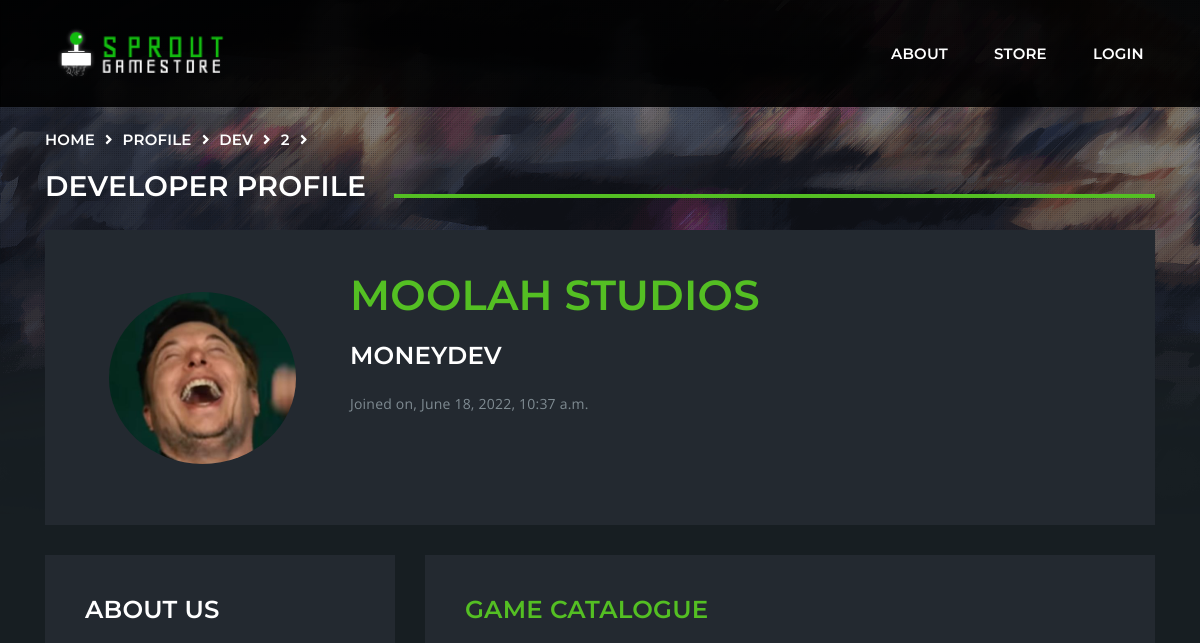
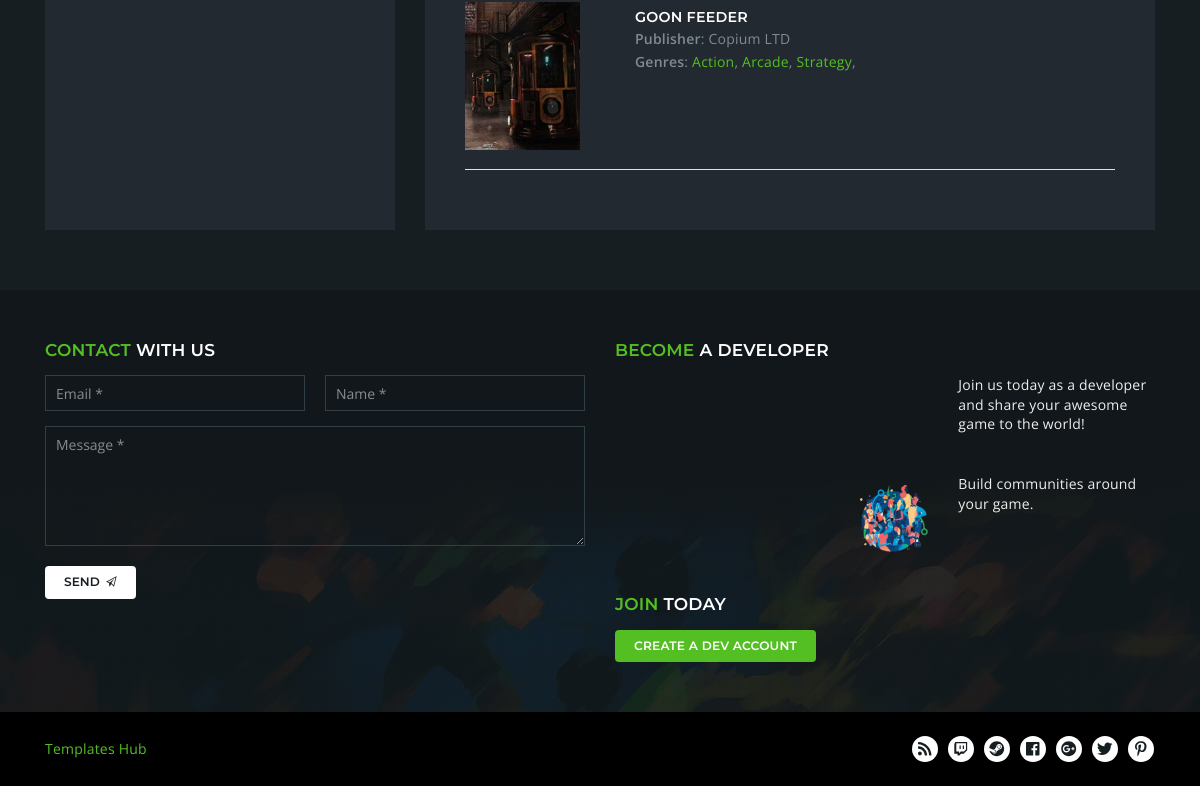
Page /profile/dev/2/ on the earlier database version (2 pictures, top to bottom).
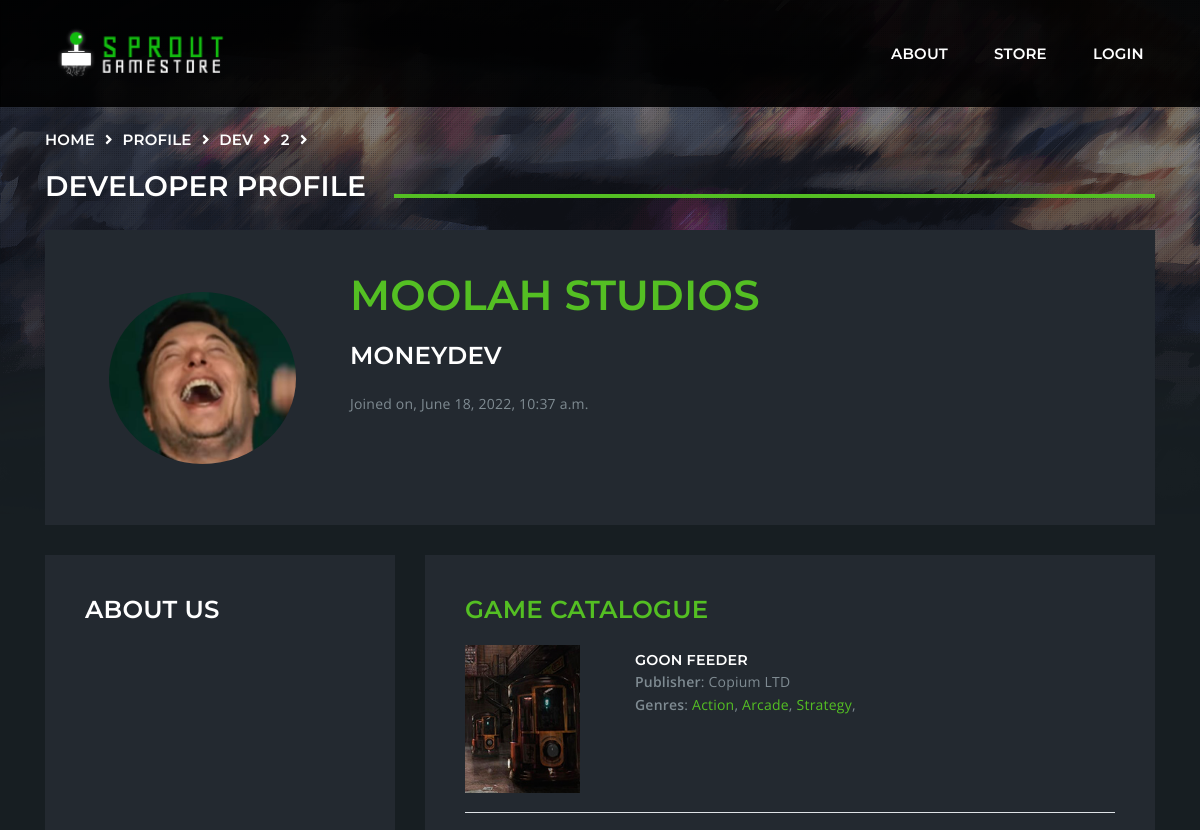
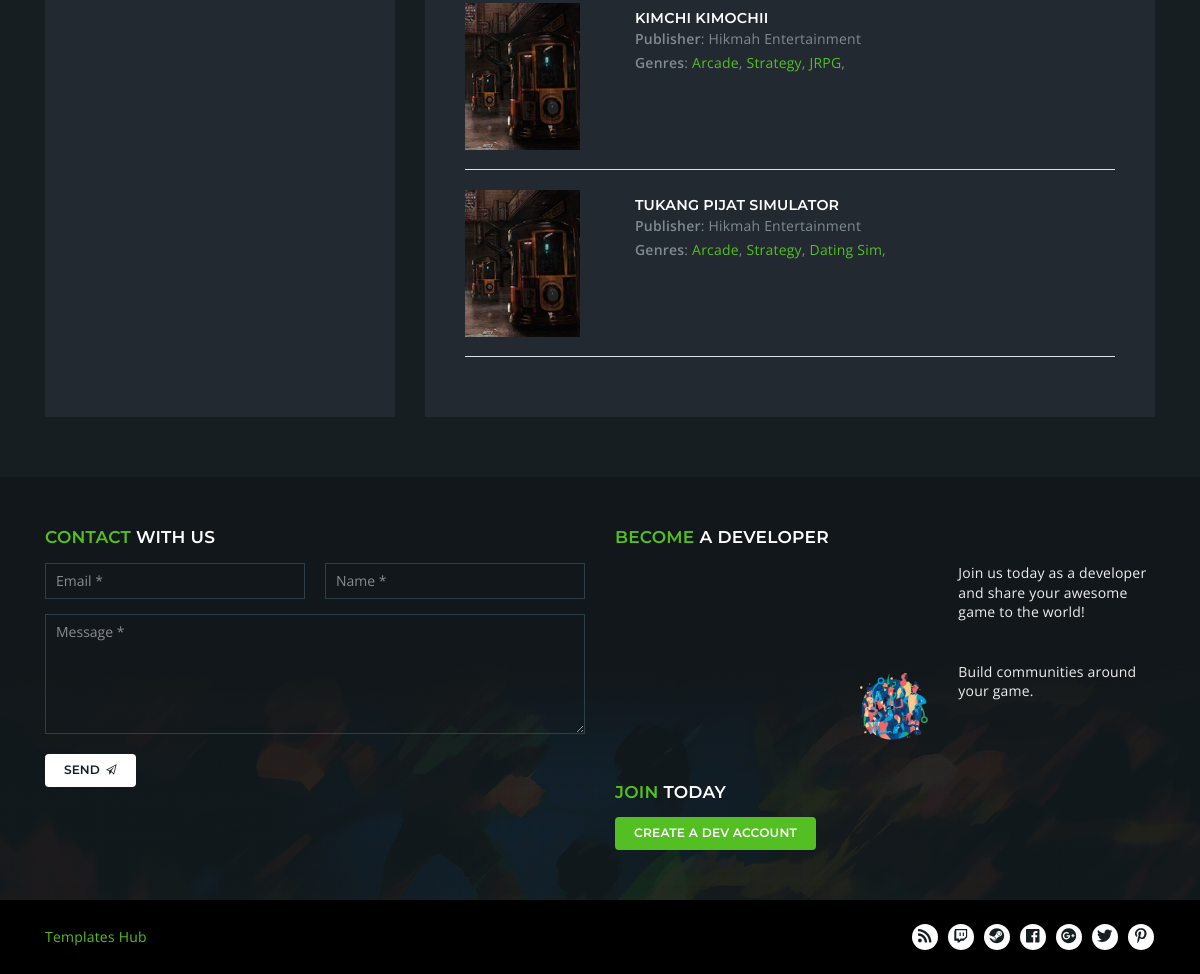
Same page on the later database version (2 pictures, top to bottom).
### base/models.py (models this page shows, shortened)
class Profile(models.Model):
    full_name = models.CharField(max_length=200, blank=True)
    profile_pic = models.ImageField(null=True, default='default-avatar.jpg')
    description = models.TextField(null=True, blank=True)
    user = models.OneToOneField(User, on_delete=models.CASCADE, blank=True)
    birth_date = models.DateField(null=True)

class Developer(models.Model):
    developer_name = models.CharField(max_length=200)
    user = models.OneToOneField(User, on_delete=models.CASCADE, blank=True)

class Game(models.Model):
    name = models.CharField(max_length=200)
    description = models.TextField(null=True)
    genres = models.ManyToManyField(Genre, related_name='genres', blank=True)
    devUser = models.ForeignKey(User, on_delete=models.CASCADE, blank=True, null=True)
    publisher = models.CharField(max_length=200)
    price = models.FloatField(null=True)
    verified = models.BooleanField(default=False)
    updated = models.DateTimeField(auto_now=True)
    created = models.DateTimeField(auto_now_add=True)

class Genre(models.Model):
    name = models.CharField(max_length=200)

### base/views.py (the view)
# urls.py: path('profile/dev/<str:userid>/', views.devProfile, name="profile-dev"),
def devProfile(request, userid):
    extraContext = pageHeader(request, 'developer profile')
    user = User.objects.get(id=userid)
    games = Game.objects.filter (devUser=user)
    profile = Profile.objects.get(user=user)
    context = {'profile': profile,
               'games': games} | extraContext
    return render(request=request, template_name='base/profile-dev.html', context=context)

### base/addsFunctions.py (called while the page is built)
def pageHeader(request, page):
    user = request.user
    userGroups = [x.name for x in user.groups.all()] if user.groups != None else None
    crumbs = (request.path).split('/')[1:-1]
    extraContext = {'curUser': user,
                    'userGroups': userGroups,
                    'crumbs': crumbs,
                    'page': page}
    return extraContext

### base/templates/base/profile-dev.html (shortened to what this page needs)
{% extends 'main.html' %}
{% load static %}
{% block content %}
<main class="nk-main">
  {% include 'base/breadcrumbs_component.html' %}
  <div class="container">
    <div class="row vertical-gap">
      <div class="col-lg-12">
        <div class="nk-box-2 bg-dark-2">
          <div class="row">
            <div class="col-lg-3 d-flex justify-content-center align-items-center">
							<img src="{{ profile.profile_pic.url }}" alt="Profile" class="kuzza-2">
            </div>
            <div class="col-lg-9">
              <h1 class="text-main-1">{{profile.user.developer.developer_name}}</h1>
              <h3>{{profile.user.username}}</h3>
							<p>Joined on, {{profile.user.date_joined}}</p>
            </div>
          </div>
        </div>
      </div>
      <div class="col-lg-4">
        <div class="nk-box-2 bg-dark-2">
          <h3>About Us</h3>
        </div>
      </div>
      <div class="col-lg-8">
        <div class="nk-box-2 bg-dark-2">
					<h3 class="text-main-1">Game Catalogue</h3>
					{% for game in games %}
					<div class="row">
						<div class="nk-product-cart-thumb col-lg-3">
							<a href="{% url 'store-product' game.id %}" class="nk-image-box-1 nk-post-image">
								<img src="{% static 'assets/images/product-2-xs.jpg' %}" alt="{{game.name}}" width="115">
							</a>
						</div>
						<div class="col-lg-9 py-2">
							<h4 class="nk-product-title h5">
                <a href="{% url 'store-product' game.id %}">
                  {{game.name}}
                </a>
              </h4>
							<div class="nk-product-meta">
								<div><strong>Publisher</strong>: {{game.publisher}}</div>
								<div><strong>Genres</strong>: {% for genre in game.genres.all %}<a href="#">{{genre.name}}</a>, {% endfor %}</div>
							</div>
						</div>
					</div>
					<div class="nk-gap-1 border-bottom"></div>
					<div class="nk-gap-1"></div>
					{% endfor %}
        </div>
      </div>
    </div>
  </div>
  <div class="nk-gap-2"></div>
</main>
{% endblock content %}

### templates/main.html (shortened to what this page needs)
<!DOCTYPE html>
{% load static %}
<html lang="en">
    <head>
        <link rel="stylesheet" href="{% static 'assets/vendor/bootstrap/dist/css/bootstrap.min.css' %}">
        <link rel="stylesheet" href="{% static 'assets/vendor/ionicons/css/ionicons.min.css' %}">
        <link rel="stylesheet" href="{% static 'assets/vendor/flickity/dist/flickity.min.css' %}">
        <link rel="stylesheet" type="text/css" href="{% static 'assets/vendor/photoswipe/dist/photoswipe.css' %}">
        <link rel="stylesheet" type="text/css" href="{% static 'assets/vendor/photoswipe/dist/default-skin/default-skin.css' %}">
        <link rel="stylesheet" href="{% static 'assets/vendor/bootstrap-slider/dist/css/bootstrap-slider.min.css' %}">
        <link rel="stylesheet" type="text/css" href="{% static 'assets/vendor/summernote/dist/summernote-bs4.css' %}">
        <link rel="stylesheet" href="{% static 'assets/css/goodgames.css' %}">
        <link rel="stylesheet" href="{% static 'assets/css/mysheet.css' %}">
    </head>
    <body>
        {% include 'navbar.html' %}
        {% block content %}
        {% endblock content %}
        <div class="nk-gap-2"></div>
        {% include 'footer.html' %}
        <img class="nk-page-background-bottom" src="{% static 'assets/images/bg-bottom.png' %}" alt="">
    </body>
</html>

### templates/navbar.html (shortened to what this page needs)
{% load static %}
<header class="nk-header nk-header-opaque">
  <nav class="nk-navbar nk-navbar-top nk-navbar-sticky nk-navbar-autohide">
    <div class="container">
      <div class="nk-nav-table">
        <a href="{% url 'store' %}" class="nk-nav-logo">
        <img src="{% static 'assets/images/logo-1.png' %}" alt="Sprout Gamestore" width="199">
        </a>
        <ul class="nk-nav nk-nav-right d-none d-lg-table-cell" data-nav-mobile="#nk-nav-mobile">
          <li>
            <a href="{% url 'about' %}">
            About
            </a>
          </li>
          <li>
            <a href="{% url 'store' %}">
            Store
            </a>
          </li>
          {% if curUser.is_authenticated %}
            {% if 'customer' in userGroups %}
            <li>
              <a href="elements.html">
              My Games
              </a>
            </li>
            <li>
              <a href="{% url 'cart' %}">
              Cart({{curUser.customer.cart.count}})
              </a>
            </li>
            <li class="nk-drop-item">
              <a href="{% url 'profile' curUser.id %}">
              <img src="{{ curUser.profile.profile_pic.url }}" alt="Profile" class="kuzza">
              {{curUser.username}}
              </a>
              <ul class="dropdown">
                <li>
                  <a href="{% url 'profile' curUser.id %}">
                  Profile
                  </a>
                </li>
                <li>
                  <a href="{% url 'wishlist' %}">
                  Wishlist({{curUser.customer.wishList.count}})
                  </a>
                </li>
                <li>
                  <a href="{% url 'logout' %}">
                  Logout
                  </a>
                </li>
              </ul>
            </li>
            {% elif 'developer' in userGroups %}
            <li>
              <a href="{% url 'dashboard-dev' %}">
              Dashboard
              </a>
            </li>
            <li class="nk-drop-item">
              <a href="{% url 'profile' curUser.id %}">
              <img src="{{ curUser.profile.profile_pic.url }}" alt="Profile" class="kuzza">
              {{curUser.username}}
              </a>
              <ul class="dropdown">
                <li>
                  <a href="{% url 'profile-dev' curUser.id %}">
                  Profile
                  </a>
                </li>
                <li>
                  <a href="{% url 'wishlist' %}">
                  Approval Pending({{curUser.customer.wishList.count}})
                  </a>
                </li>
                <li>
                  <a href="{% url 'logout' %}">
                  Logout
                  </a>
                </li>
              </ul>
            </li>
            {% endif %}
          {% else %}
          <li>
            <a href="{% url 'login' %}">
            Login
            </a>
          </li>
          {% endif %}
        </ul>
        <ul class="nk-nav nk-nav-right nk-nav-icons">
        </ul>
      </div>
    </div>
  </nav>
</header>

### base/templates/base/breadcrumbs_component.html
{% load static %}
<div class="nk-gap-1"></div>
    <div class="container">
       <ul class="nk-breadcrumbs">
         <li>Home</li>
         <li><span class="fa fa-angle-right"></span></li>
         {% for crumb in crumbs %}
         <li>{{crumb}}</li>
         <li><span class="fa fa-angle-right"></span></li>
         {% endfor %}
         <li><span>{{page}}</span></li>
       </ul>
    </div>
<div class="nk-gap-1"></div>

### templates/footer.html (shortened to what this page needs)
{% load static %}
<footer class="nk-footer">
  <div class="container">
    <div class="nk-gap-3"></div>
    <div class="row vertical-gap">
      <div class="col-md-6">
        <div class="nk-widget">
          <h4 class="nk-widget-title"><span class="text-main-1">Contact</span> With Us</h4>
          <div class="nk-widget-content">
            <form action="php/ajax-contact-form.php" class="nk-form nk-form-ajax" novalidate="novalidate">
              <div class="row vertical-gap sm-gap">
                <div class="col-md-6">
                  <input type="email" class="form-control required" name="email" placeholder="Email *">
                </div>
                <div class="col-md-6">
                  <input type="text" class="form-control required" name="name" placeholder="Name *">
                </div>
              </div>
              <div class="nk-gap"></div>
              <textarea class="form-control required" name="message" rows="5" placeholder="Message *"></textarea>
              <div class="nk-gap-1"></div>
              <button class="nk-btn nk-btn-rounded nk-btn-color-white">
              <span>Send</span>
              <span class="icon"><i class="ion-paper-airplane"></i></span>
              </button>
            </form>
          </div>
        </div>
      </div>
      <div class="col-md-6">
        <div class="nk-widget">
          <h4 class="nk-widget-title"><span class="text-main-1">Become</span> A Developer</h4>
          <div class="nk-widget-content">
            <div class="row vertical-gap sm-gap">
              <div class="col-lg-5">
                <div>
                </div>
              </div>
              <div class="col-lg-7">
                <div class="nk-widget-post-2">
                  <a href="blog-article.html" class="nk-post-image">
                  </a>
                  <div class="nk-post-title"><a href="blog-article.html">Join us today as a developer and share your awesome game to the world!</a></div>
                </div>
                <div class="nk-gap-2"></div>
                <div class="nk-widget-post-2">
                  <a href="blog-article.html" class="nk-post-image">
                  <img src="{% static 'assets/images/community.png' %}" alt="">
                  </a>
                  <div class="nk-post-title"><a href="blog-article.html">Build communities around your game.</a></div>
                </div>
              </div>
            </div>
          </div>
        </div>
        <div class="nk-widget">
          <h4 class="nk-widget-title"><span class="text-main-1">Join</span> Today</h4>
          <div class="nk-widget-content">
            <a href="{% url 'register-dev' %} " class="nk-btn nk-btn-rounded nk-btn-color-main-1">Create a Dev Account</a>
          </div>
        </div>
      </div>
    </div>
    <div class="nk-gap-3"></div>
  </div>
  <div class="nk-copyright">
    <div class="container">
      <div class="nk-copyright-left">
        <a target="_blank" href="https://www.templateshub.net">Templates Hub</a>
      </div>
      <div class="nk-copyright-right">
        <ul class="nk-social-links-2">
          <li>
            <a class="nk-social-rss" href="#">
            </a>
          </li>
          <li>
            <a class="nk-social-twitch" href="#">
            </a>
          </li>
          <li>
            <a class="nk-social-steam" href="#">
            </a>
          </li>
          <li>
            <a class="nk-social-facebook" href="#">
            </a>
          </li>
          <li>
            <a class="nk-social-google-plus" href="#">
            </a>
          </li>
          <li>
            <a class="nk-social-twitter" href="#" target="_blank">
            </a>
          </li>
          <li>
            <a class="nk-social-pinterest" href="#">
            </a>
          </li>
        </ul>
      </div>
    </div>
  </div>
</footer>

### static/assets/css/mysheet.css (style rules this page uses)
.kuzza-2 { height: 80%; position: relative; overflow: hidden; border-radius: 50% ; }

Differences in the rows shown:
added Game: name "KIMCHI KIMOCHII", publisher "Hikmah Entertainment", Genre (name "Arcade"), Genre (name "Strategy")
now on this page (row unchanged): Genre: name "JRPG", shown under "KIMCHI KIMOCHII"
added Game: name "TUKANG PIJAT SIMULATOR", publisher "Hikmah Entertainment", Genre (name "Arcade"), Genre (name "Strategy")
now on this page (row unchanged): Genre: name "Dating Sim", shown under "TUKANG PIJAT SIMULATOR"
